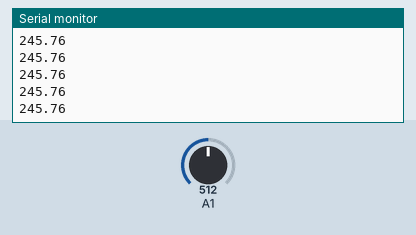
This sketch was run on a simulated Arduino Uno, built with avr-gcc and run on an emulated ATmega328P. Shown: the last lines printed to the serial monitor. Inputs (shaded band) come from the test bench; at power-on: A1 = 512.

Above: at 1.2 s.
1.3 s: A1 set to 716
At 2.1 s:
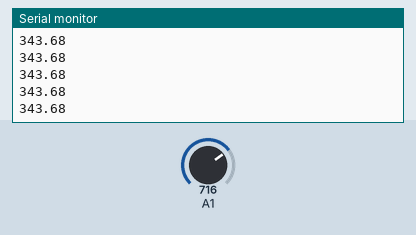
2.8 s: A1 set to 900
At 3.8 s:
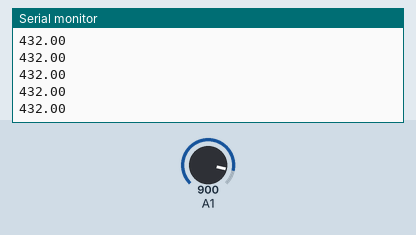
Timing chart, 0 to 5.8 s (numbered marks = the images above; inputs shaded):
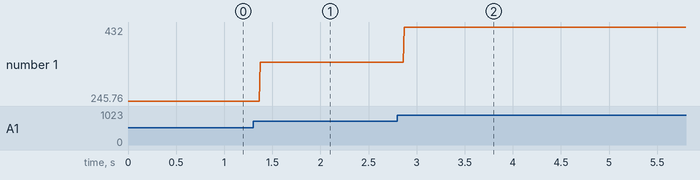

Measured:
- after the input at 1.3 s, the serial monitor: prints a new line after 0.07 s (image 1)
- after the input at 2.8 s, the serial monitor: prints a new line after 0.07 s (image 2)
- plotted number 1: 245.76 → 343.68 after the input at 1.3 s, 343.68 → 432 after the input at 2.8 s

The sketch:

LM_35.ino
```cpp
void setup()
{
  pinMode(A1, INPUT);
  Serial.begin(9600);
}

void loop()
{
  int temp = analogRead(A1);
  float value = (temp * 0.48);

  Serial.println(value);
}
```
